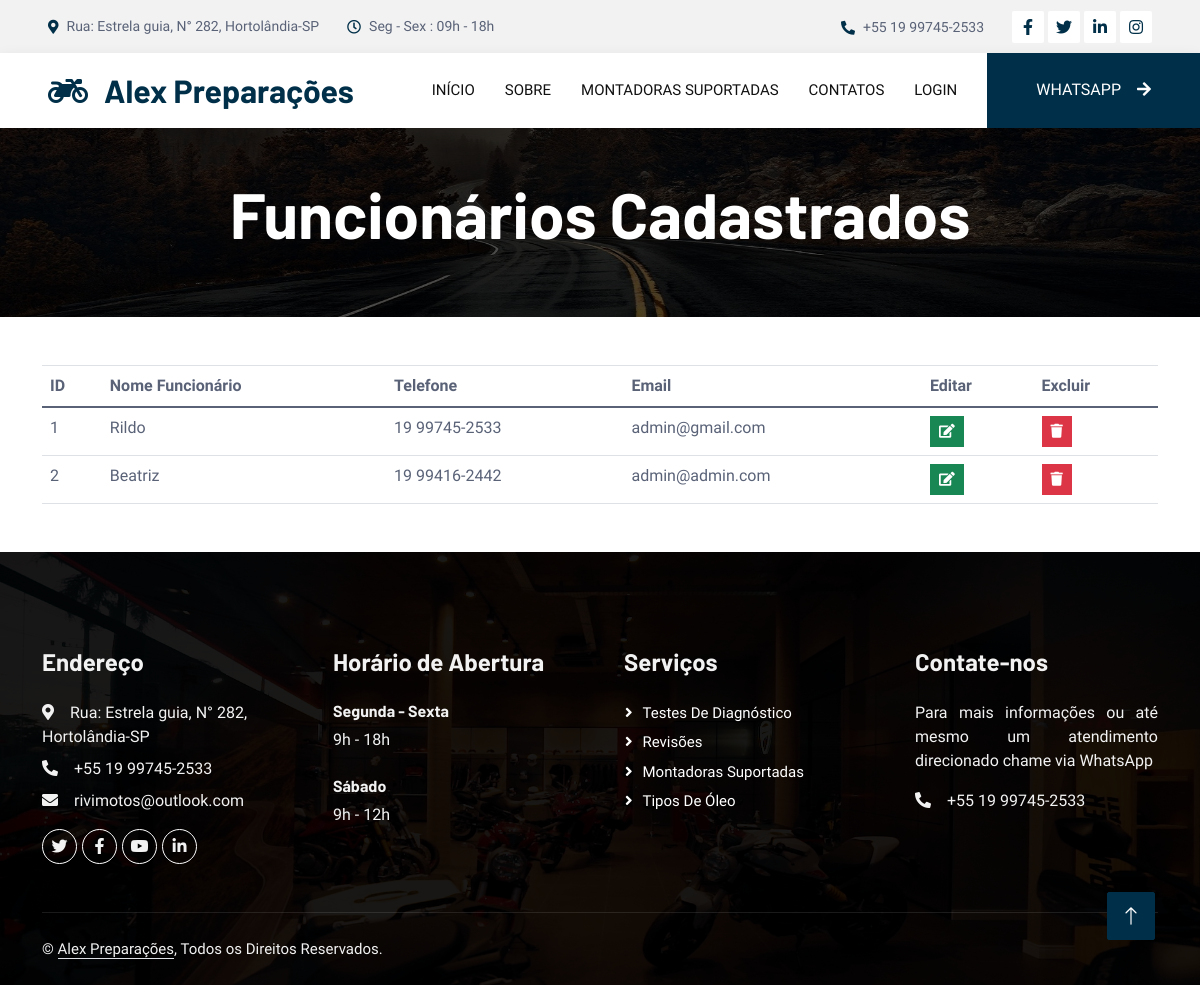
Before: /list_funcionarios.php with the older database file.
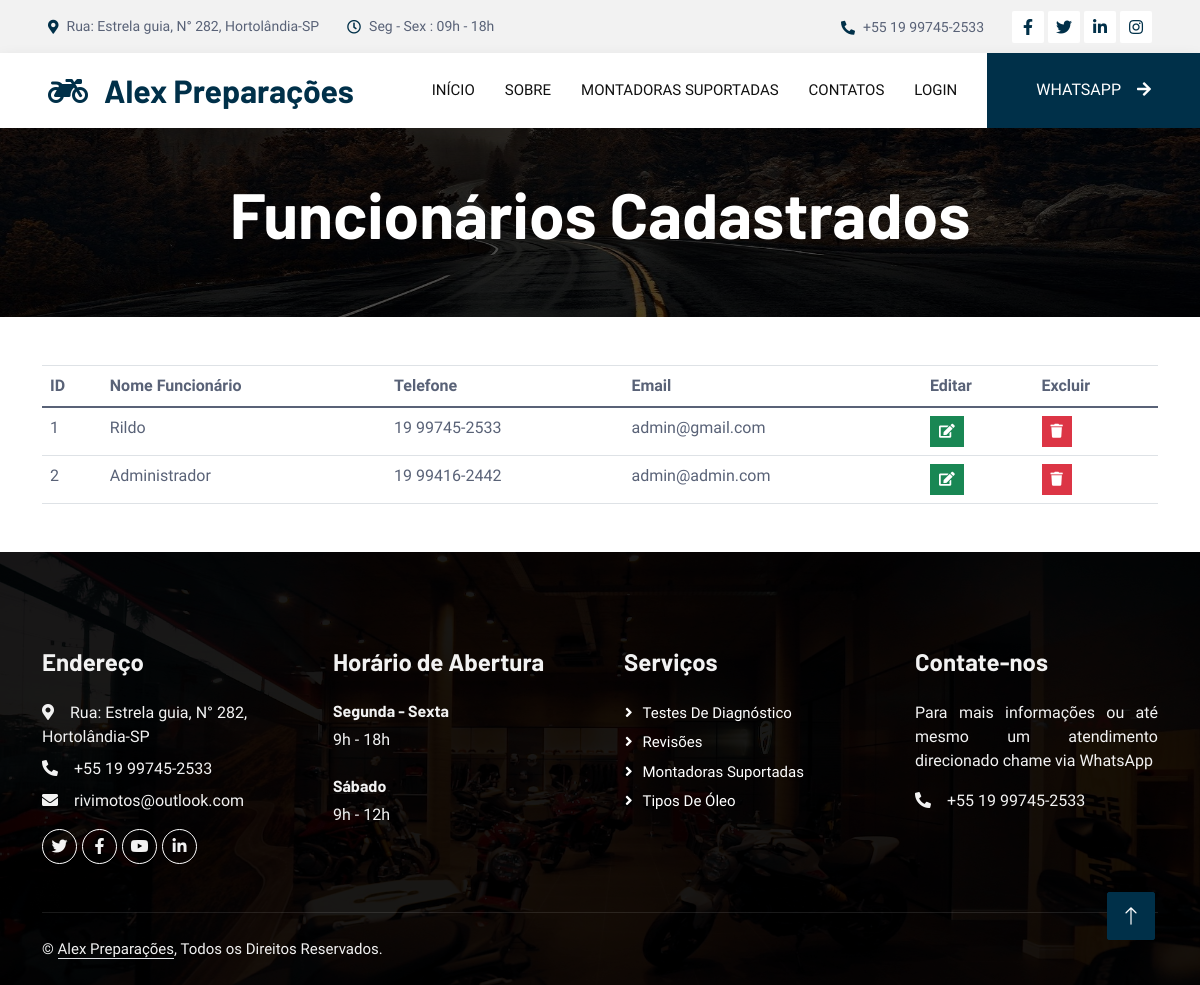
After: the same page with the newer database file.
### tables this page shows
create table pessoa(
	cod_Pessoa int(5) not null primary key auto_increment,
    cpf_Pessoa varchar(15) not null,
    nome_Pessoa varchar(100) not null,
	telefone varchar (15),
    RG varchar(15) not null,  
    dtNasc_Pessoa date not null,
	email varchar(40) not null,
	senha varchar(255)not null
);

### include/TableFuncionarios.php (the view, shortened to what this page needs)
<?php
  $String = "SELECT * from pessoa";
  $result = mysqli_query($conexao, $String);
?>
<div class="container">
    <table class="table">
        <thead>
            <tr>
                <th>ID</th>
                <th>Nome Funcionário</th>
                <th>Telefone</th>
                <th>Email</th>
                <th>Editar</th>
                <th>Excluir</th>
            </tr>
        </thead>
        <tbody>
            <?php foreach ($result as $registro): ?>
                <tr>
                    <td><?= $registro['cod_Pessoa']; ?></td>
                    <td><?= $registro['nome_Pessoa']; ?></td>
                    <td ><?= $registro['telefone']; ?></td>
                    <td><?= $registro['email']; ?></td>
                    <td>
                      <a href="" class="btn btn-success btn-sm rounded-0 open-edit-modal" role="button" data-toggle="modal" data-target="#editarModal"
                      data-id="<?= $registro['cod_Pessoa']; ?>"
                      data-nome="<?= $registro['nome_Pessoa']; ?>"
                      data-telefone="<?= $registro['telefone']; ?>"
                      data-email="<?= $registro['email']; ?>"
                      >
                        <i class="fa fa-edit"></i>
                      </a>
                    </td>
                    <td>
                    <a href="" class="btn btn-danger btn-sm rounded-0 open-delete-modal" role="button" data-toggle="modal" data-target="#deleteModal"
                      data-id="<?= $registro['cod_Pessoa']; ?>"
                      data-nome="<?= $registro['nome_Pessoa']; ?>"
                      >
                        <i class="fa fa-trash"></i>
                      </a>
                    </td>
                </tr>
            <?php endforeach; ?>
        </tbody>
    </table>
</div>

Changed rows visible on the page:
changed pessoa "admin@admin.com": nome_Pessoa "Beatriz" → "Administrador"
